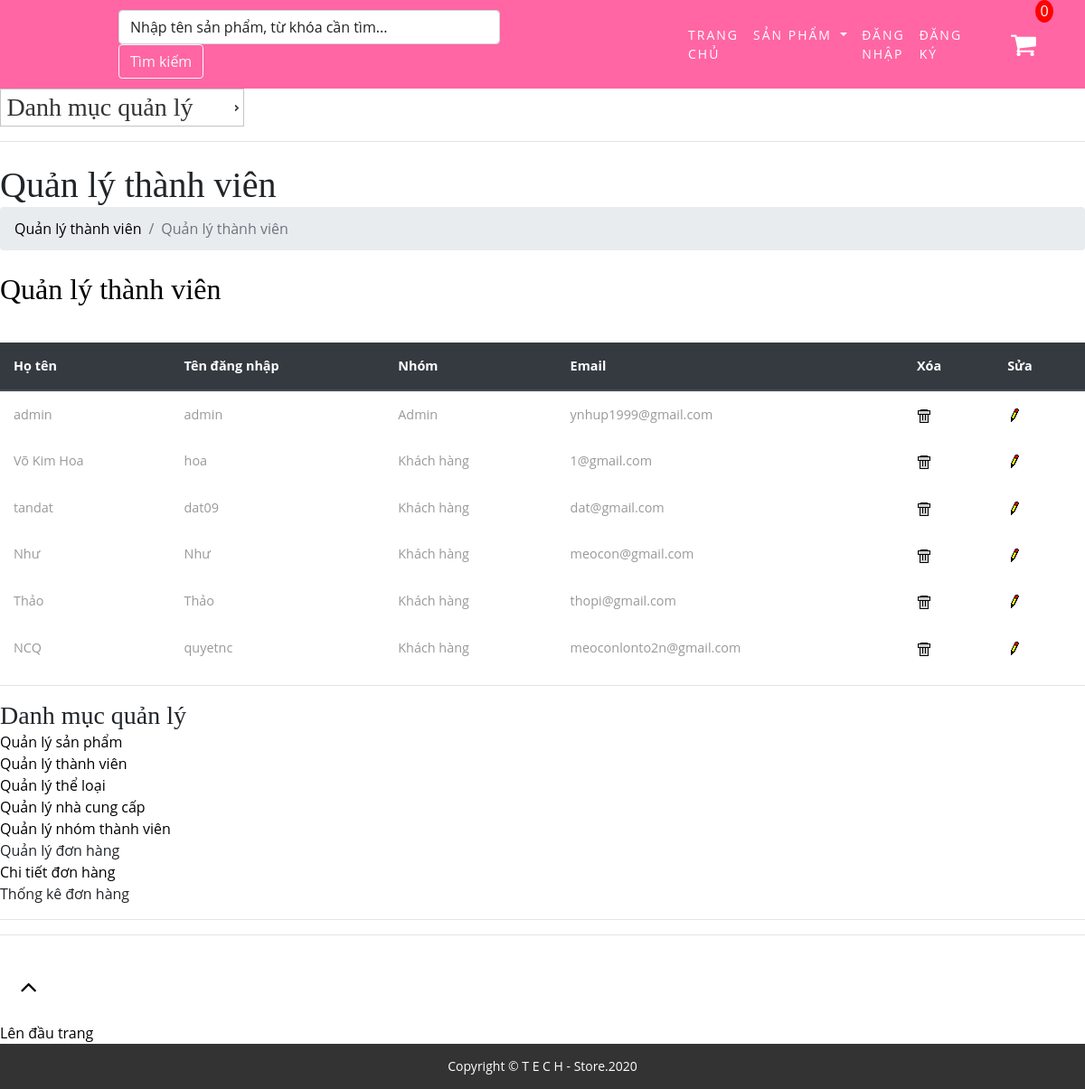
Page /admin.php?mod=user&act=manage on the committed database.
### tables this page shows
CREATE TABLE `users` (
  `UserID` int(11) NOT NULL,
  `GroupID` int(11) NOT NULL,
  `FullName` varchar(255) NOT NULL,
  `UserName` varchar(20) NOT NULL,
  `PassWord` varchar(32) NOT NULL,
  `Email` varchar(50) NOT NULL
);

CREATE TABLE `groups` (
  `GroupID` int(11) NOT NULL,
  `GroupName` varchar(50) NOT NULL
);

### Controller/User/Manage.php (called while the page is built)
<?php
	include_once("Model/User.php");
	$user = new User();
	$ret = $user->getUserManage();
	include_once("View/User/Manage.php");
?>

### Model/User.php (called while the page is built, shortened)
<?php
include_once("DataProvider.php");
class User{
	private $da;
	function __construct(){
		$this->da = new DataProvider();
	}
	function getUserManage(){
		$sql = "Select UserID, FullName, UserName, Email, GroupName from users u join groups g on u.GroupID = g.GroupID";
		return $this->da->FetchAll($sql);
	}
}
?>

### Model/DataProvider.php (called while the page is built, shortened)
<?php
	class DataProvider{
		private $link;
		function __construct()
		{
			$this->link=mysqli_connect("localhost","root","","storedb");
		}
		function  ExecuteQuery($sql)
		{
			mysqli_query($this->link,"set names utf8");
			return mysqli_query($this->link, $sql);
		}
		function FetchAll($sql){
			$arr=array();
			$r = $this->ExecuteQuery($sql);
			while($row = mysqli_fetch_assoc($r)){
				$arr[]=$row;
			}
			return $arr;
		}
	}
?>

### View/User/Manage.php (the view)
 <h1 class="mt-4">Quản lý thành viên</h1>
<ol class="breadcrumb mb-4">
    <li class="breadcrumb-item"><a href="~/View/Products/Manage.php">Quản lý thành viên</a></li>
    <li class="breadcrumb-item active">Quản lý thành viên</li>
</ol>
 <div class="article">
<h2><span><a href="adminManager.php?mod=user&act=manage">Quản lý thành viên</a></span></h2>
<p>
	<table class="table" style="margin-top: 40px;">
  		<thead class="thead-dark">
    	<tr>
      		<th scope="col">Họ tên</th>
      		<th scope="col">Tên đăng nhập</th>
      		<th scope="col">Nhóm</th>
      		<th scope="col">Email</th>
      		<th scope="col">Xóa</th>
      		<th scope="col">Sửa</th>
    	</tr>
  		</thead>
    <?php
	foreach($ret as $row)
	{
			echo "<tr><td>";
			echo $row['FullName']."</td><td>";
			echo $row['UserName']."</td><td>";
			echo $row['GroupName']."</td><td>";
			echo $row['Email']."</td><td>";
			echo "<a href=\"adminManager.php?mod=user&act=delete&id={$row["UserID"]}\" onclick=\"return IsDelete()\"><img src=\"Images/Delete.gif\" /></a></td><td>";
			echo "<a href=\"adminManager.php?mod=user&act=edit&id={$row["UserID"]}\"><img src=\"Images/Edit.gif\" /></a>";
			echo "</td></tr>";
	}
	?>
    </table>
</p>
</div> <hr class="noscreen">

### css/main2.css (style rules this page uses)
* { box-sizing: border-box; -moz-box-sizing: border-box; -webkit-box-sizing: border-box; }
a,a:hover,a:focus,a:active { outline:none;text-decoration:none;color:#000 }
a, a:hover, a:focus, a:active { outline: none; text-decoration: none; color: #000; }
a { margin: 0; padding: 0; font-size: 100%; vertical-align: baseline; background: transparent; }
img { vertical-align: middle; }
img, object, embed { max-width: 100%; }
h1, h2, h3, h4, h5, h6, p, small, strong, b, i { margin: 0; padding: 0; border: 0; vertical-align: baseline; background: transparent; }

### rows in the picture
users: FullName "admin", UserName "admin", GroupID.GroupName "Admin", Email "ynhup1999@gmail.com"
users: FullName "Võ Kim Hoa", UserName "hoa", GroupID.GroupName "Khách hàng", Email "1@gmail.com"
users: FullName "tandat", UserName "dat09", GroupID.GroupName "Khách hàng", Email "dat@gmail.com"
users: FullName "Như", UserName "Như", GroupID.GroupName "Khách hàng", Email "meocon@gmail.com"
users: FullName "Thảo", UserName "Thảo", GroupID.GroupName "Khách hàng", Email "thopi@gmail.com"
users: FullName "NCQ", UserName "quyetnc", GroupID.GroupName "Khách hàng", Email "meoconlonto2n@gmail.com"
